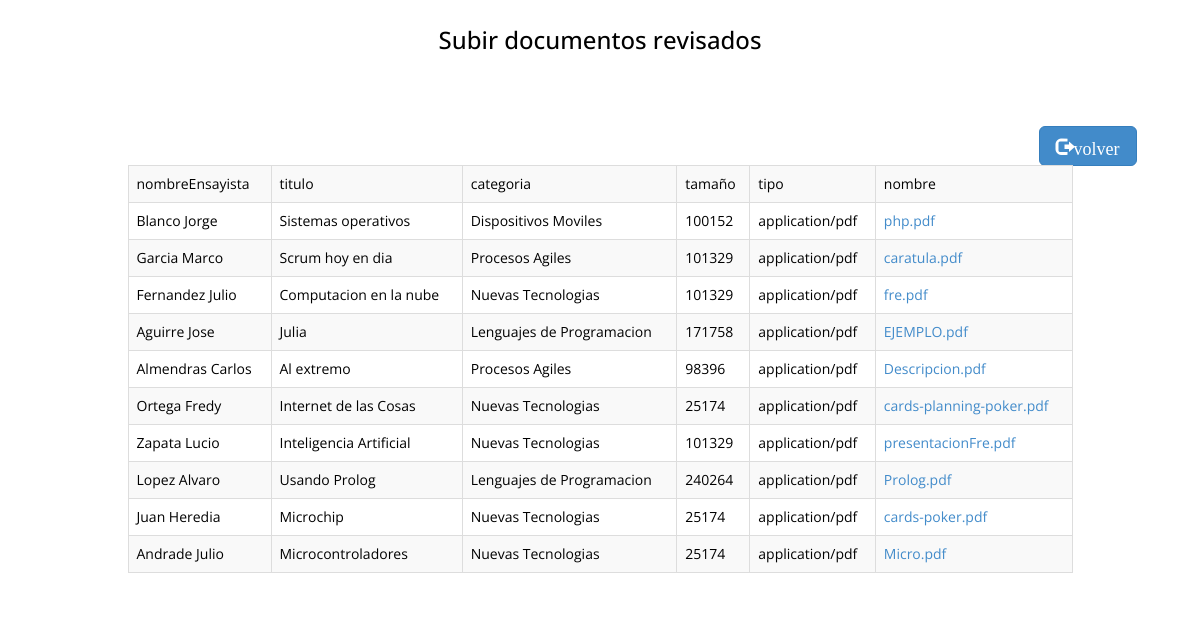
The page /lista.php on the database its author committed.
### tables this page shows
CREATE TABLE `documento` (
  `id_documento` int(10) UNSIGNED NOT NULL,
  `nombreEnsayista` varchar(150) DEFAULT NULL,
  `titulo` varchar(150) DEFAULT NULL,
  `categoria` mediumtext,
  `tamanio` int(10) UNSIGNED DEFAULT NULL,
  `tipo` varchar(150) DEFAULT NULL,
  `nombre_archivo` varchar(255) DEFAULT NULL
);

### config.inc.php (called while the page is built, shortened)
<?php
class Conect_MySql {
     var $obj = array ( "dbname"	=>	"test",
                       "dbuser"		=>	"root"		,
                       "dbpwd"		=>	""		,
                       "dbhost"		=>	"localhost"	);
     var $db_connect_id = "";
    private function connect(){
		$this->db_connect_id = mysqli_connect($this->obj['dbhost'],$this->obj['dbuser'],$this->obj['dbpwd'],$this->obj['dbname']);
  }
function execute($query) {
        $this->q_id = mysqli_query($this->db_connect_id,$query);
	return $this->q_id;
    }
  public function fetch_row($q_id = "") {
        $result = mysqli_fetch_array($q_id);
        return $result;
    }
}
?>

### lista.php (the view, shortened to what this page needs)
<!DOCTYPE html>
<html>
    <head>
        <link href="assets/css/bootstrap.css" rel="stylesheet" />
        <link href="assets/css/font-awesome.min.css" rel="stylesheet" />
        <link href="assets/css/style.css" rel="stylesheet" />
    </head>
    <body>
        <h3 class="text-center">Subir documentos revisados</h3>
        <div class="container">
            <div class="row main-low-margin text-center">
                <div class="col-md-offset-10 col-md-2 col-sm-2">
                    <a class="btn btn-primary btn-lg glyphicon glyphicon-log-out" type="link" href="indexsubir.php">volver</a>
                </div>
            </div>
        </div>
        <div class="container">
            <div class="row">
            <div class="col-md-offset-1 col-md-10">
                <table class="table table-striped table-bordered">
                <tr>
				 <td>nombreEnsayista</td>
                <td>titulo</td>
                <td>categoria</td>
                <td>tamaño</td>
                <td>tipo</td>
                <td>nombre</td>
                </tr>
                <?php
                include 'config.inc.php';
                $db=new Conect_MySql();
                $sql = "select*from documento";
                $query = $db->execute($sql);
                while($datos=$db->fetch_row($query)){?>
                <tr>
				 <td><?php echo $datos['nombreEnsayista']; ?></td>
                <td><?php echo $datos['titulo']; ?></td>
                <td><?php echo $datos['categoria']; ?></td>
                <td><?php echo $datos['tamanio']; ?></td>
                <td><?php echo $datos['tipo']; ?></td>
                <td><a href="archivo.php?id=<?php echo $datos['id_documento']?>"><?php echo $datos['nombre_archivo']; ?></a></td>
                </tr>
                <?php  } ?>
                </table>
            </div>
        </div>
        </div>
    </body>
</html>

### assets/css/style.css (style rules this page uses)
body { font-family: 'Open Sans', sans-serif; font-size: 14px; color: #000; line-height: 16px; font-weight: 400; background:url('assets/img/slider/images/3.png') repeat 0 0; }
h1, h2, h3, h4, h5, h6 { font-family: 'Open Sans', sans-serif; line-height: 40px; }
.text-center { text-align: center; }
.main-low-margin { margin-top: 55px; }
a, a:hover { text-decoration: none; }

### rows shown on the page
documento: nombreEnsayista "Blanco Jorge", titulo "Sistemas operativos", categoria "Dispositivos Moviles", tamanio "100152", tipo "application/pdf", nombre_archivo "php.pdf"
documento: nombreEnsayista "Garcia Marco", titulo "Scrum hoy en dia", categoria "Procesos Agiles", tamanio "101329", tipo "application/pdf", nombre_archivo "caratula.pdf"
documento: nombreEnsayista "Fernandez Julio", titulo "Computacion en la nube", categoria "Nuevas Tecnologias", tamanio "101329", tipo "application/pdf", nombre_archivo "fre.pdf"
documento: nombreEnsayista "Aguirre Jose", titulo "Julia", categoria "Lenguajes de Programacion", tamanio "171758", tipo "application/pdf", nombre_archivo "EJEMPLO.pdf"
documento: nombreEnsayista "Almendras Carlos", titulo "Al extremo", categoria "Procesos Agiles", tamanio "98396", tipo "application/pdf", nombre_archivo "Descripcion.pdf"
documento: nombreEnsayista "Ortega Fredy", titulo "Internet de las Cosas", categoria "Nuevas Tecnologias", tamanio "25174", tipo "application/pdf", nombre_archivo "cards-planning-poker.pdf"
documento: nombreEnsayista "Zapata Lucio", titulo "Inteligencia Artificial", categoria "Nuevas Tecnologias", tamanio "101329", tipo "application/pdf", nombre_archivo "presentacionFre.pdf"
documento: nombreEnsayista "Lopez Alvaro", titulo "Usando Prolog", categoria "Lenguajes de Programacion", tamanio "240264", tipo "application/pdf", nombre_archivo "Prolog.pdf"
documento: nombreEnsayista "Juan Heredia", titulo "Microchip", categoria "Nuevas Tecnologias", tamanio "25174", tipo "application/pdf", nombre_archivo "cards-poker.pdf"
documento: nombreEnsayista "Andrade Julio", titulo "Microcontroladores", categoria "Nuevas Tecnologias", tamanio "25174", tipo "application/pdf", nombre_archivo "Micro.pdf"
